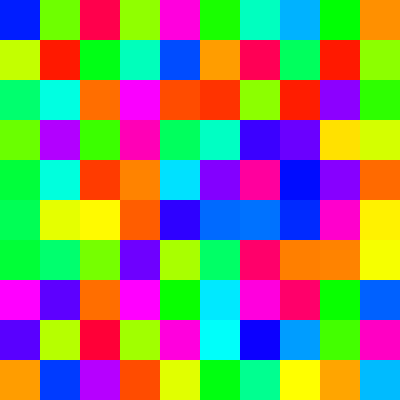
Frame 1 (no input)
Frame 60 (the mouse pressed at the canvas centre just before this capture): identical to frame 1, image omitted
Frame 120 (the mouse held since frame 60 and released just before this capture): identical to frame 1, image omitted

The Processing sketch that drew this single still picture (run headless with seeded random() and noise(); from frame 60 on, the mouse is pressed at the canvas centre):

// Processing sketch: processing_6647
// ── processing_6647.pde

int[] hues = new int[100];
int i=0;
void setup(){
  size(400,400);
  for(int i=0;i<100;i++){
   hues[i] = int(random(1,360)); 
  }  
  background(255);
  //frameRate(1);
  colorMode(HSB,360,100,100);
  noStroke();
}

void draw(){
  for(int i = 0;i<10;i++){
    for(int j = 0;j<10;j++){
      fill((hues[i*10+j]),100,100);
      rect(j*40,i*40,40,40);
    }  
  }  
}  

void mouseMoved(){
  int boxX = int(mouseX/40);
  int boxY = int(mouseY/40);
  for(int i = 0;i<4;i++){
    for(int j = 0;j<4;j++){
      fill(360-(hues[constrain((((boxY)*10)+(boxX))+(i*10+j),0,99)]),100,100);
      rect(mouseX+j*40,mouseY+i*40,40,40);
    }  
  }
 
}  
